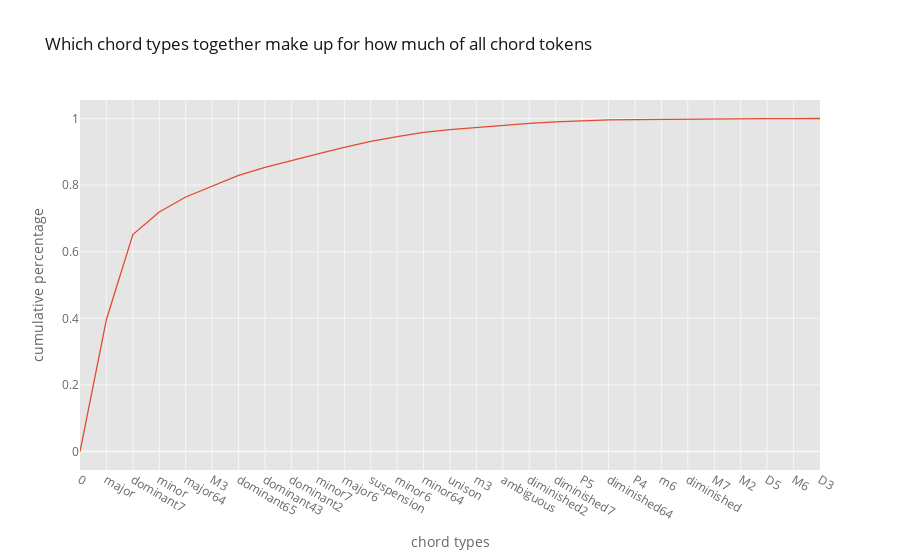

Write notebook code for a chart like this one.
### Markdown cell above
If we look at the different chord types we see once again a similar pattern, namely that very few types together (over 70 % are unpermutated major, dominant7 and minor chords) make up for the largest part of the corpus.

### Code cell
jh.cumulative_fraction(chord_profiles.labels).iplot('scatter', y='y', xTitle='chord types', yTitle='cumulative percentage', title='Which chord types together make up for how much of all chord tokens')

### Figure 1 — Plotly figure (JSON) as saved in the notebook; plotly's stock layout.template omitted (floating-point values rounded to 4 significant figures)
{"data": [{"line": {"color": "rgba(226, 74, 51, 1.0)", "dash": "solid", "shape": "linear", "width": 1.3}, "mode": "lines", "name": "y", "text": "", "type": "scatter", "x": [0, "major", "dominant7", "minor", "major64", "M3", "dominant65", "dominant43", "dominant2", "minor7", "major6", "suspension", "minor6", "minor64", "unison", "m3", "ambiguous", "diminished2", "diminished7", "P5", "diminished64", "P4", "m6", "diminished", "M7", "M2", "D5", "M6", "D3"], "y": [0, 0.3965, 0.6514, 0.7192, 0.7643, 0.7972, 0.8291, 0.8532, 0.8743, 0.8937, 0.9131, 0.931, 0.9457, 0.9583, 0.9668, 0.9736, 0.9802, 0.9854, 0.9901, 0.9939, 0.9959, 0.9968, 0.9978, 0.9985, 0.9991, 0.9994, 0.9998, 0.9999, 1]}], "layout": {"legend": {"bgcolor": "#FFFFFF", "font": {"color": "#666666"}}, "paper_bgcolor": "#FFFFFF", "plot_bgcolor": "#E5E5E5", "title": {"font": {"color": "#151516"}, "text": "Which chord types together make up for how much of all chord tokens"}, "xaxis": {"gridcolor": "#F6F6F6", "showgrid": true, "tickfont": {"color": "#666666"}, "title": {"font": {"color": "#666666"}, "text": "chord types"}, "zerolinecolor": "#F6F6F6"}, "yaxis": {"gridcolor": "#F6F6F6", "showgrid": true, "tickfont": {"color": "#666666"}, "title": {"font": {"color": "#666666"}, "text": "cumulative percentage"}, "zerolinecolor": "#F6F6F6"}}}
